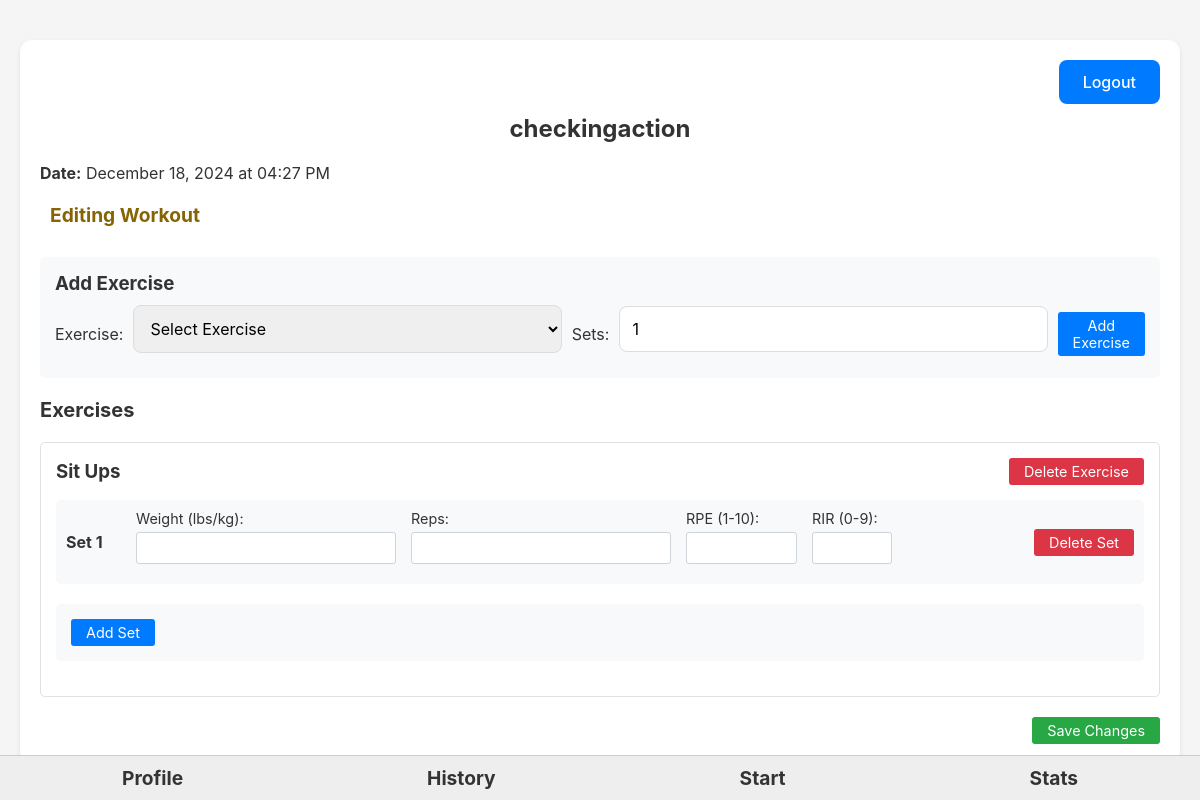
The page /history/edit/26 (signed in) on the database its author committed.
### app.py (models this page shows, shortened)
class Workout(db.Model):
    id = db.Column(db.Integer, primary_key=True)
    user_id = db.Column(db.Integer, db.ForeignKey('user.id'), nullable=False)
    template_id = db.Column(db.Integer, db.ForeignKey('workout_template.id'))
    date = db.Column(db.DateTime, nullable=False, default=cstnow())
    name = db.Column(db.String(100))
    notes = db.Column(db.String(500))
    completed = db.Column(db.Boolean, default=False)
    end_time = db.Column(db.DateTime)  # Add this line
    sets = db.relationship('WorkoutSet', backref='workout', lazy=True)

class Exercise(db.Model):
    id = db.Column(db.Integer, primary_key=True)
    name = db.Column(db.String(100), nullable=False)
    category = db.Column(db.String(50), nullable=False)
    equipment = db.Column(db.String(50))

class WorkoutSet(db.Model):
    id = db.Column(db.Integer, primary_key=True)
    workout_id = db.Column(db.Integer, db.ForeignKey('workout.id'), nullable=False)
    exercise_id = db.Column(db.Integer, db.ForeignKey('exercise.id'), nullable=False)
    weight = db.Column(db.Float)
    reps = db.Column(db.Integer)
    rpe = db.Column(db.Float)
    rir = db.Column(db.Integer)
    notes = db.Column(db.String(200))
    completed = db.Column(db.Boolean, default=False)
    exercise = db.relationship('Exercise', backref='sets')

### app.py (the view, shortened to what this page needs)
@app.route('/history/edit/<int:workout_id>')
@login_required
def edit_history(workout_id):
    workout = Workout.query.get_or_404(workout_id)
    if workout.user_id != current_user.id:
        flash("You don't have access to edit this workout.", 'error')
        return redirect(url_for('history'))
    available_exercises = Exercise.query.order_by(Exercise.category, Exercise.name).all()
    last_performances = {}
    for s in workout.sets:
        if s.exercise_id not in last_performances:
            previous_workout = Workout.query.join(WorkoutSet).filter(
                Workout.user_id == current_user.id,
                Workout.id != workout.id,
                WorkoutSet.exercise_id == s.exercise_id,
                WorkoutSet.completed == True,
                WorkoutSet.weight.isnot(None),
                WorkoutSet.reps.isnot(None)
            ).order_by(Workout.date.desc()).first()
    return render_template('edit_history.html',
                         workout=workout,
                         last_performances=last_performances,
                         available_exercises=available_exercises,
                         is_editing=True)

### app.py (called while the page is built)
@login_manager.user_loader
def load_user(user_id):
    return User.query.get(int(user_id))

### templates/edit_history.html (shortened to what this page needs)
{% extends "base.html" %}
{% block content %}
<div class="container">
    <div class="logout">
        <a href="{{ url_for('logout') }}" class="button">Logout</a>
    </div>
    <h1>{{ workout.name or "Workout" }}</h1>
    <p><strong>Date:</strong> {{ workout.date.strftime('%B %d, %Y at %I:%M %p') }}</p>
    <div class="status-message">
        <h3>Editing Workout</h3>
    </div>
    {% if is_editing %}
    <div class="add-exercise-form">
        <h3>Add Exercise</h3>
        <form action="{{ url_for('add_exercise_to_history', workout_id=workout.id) }}" method="post">
            <label for="exercise_id">Exercise:</label>
            <select name="exercise_id" id="exercise_id" required>
                <option value="">Select Exercise</option>
            </select>
            <label for="sets">Sets:</label>
            <input type="number" name="sets" id="sets" value="1" min="1" max="10" required>
            <button type="submit" class="button">Add Exercise</button>
        </form>
    </div>
    {% endif %}
    <h2>Exercises</h2>
    {% if workout.sets %}
    <form action="{{ url_for('save_history_edit', workout_id=workout.id) }}" method="post" id="workoutForm">
        {% for exercise_name, sets in workout.sets|groupby('exercise.name') %}
        <div class="exercise-container">
            <div class="exercise-header">
                <h3>{{ exercise_name }}</h3>
                {% if is_editing %}
                <form action="{{ url_for('delete_exercise_from_history', workout_id=workout.id, exercise_id=sets[0].exercise_id) }}"
                      method="post"
                      style="display: inline;"
                      onsubmit="return confirm('Are you sure you want to remove this exercise and all its sets?');">
                    <button type="submit" class="button delete-button">Delete Exercise</button>
                </form>
                {% endif %}
            </div>
            <div class="sets-container">
                {% for s in sets %}
                <div class="set-container">
                    <div class="set-row">
                        <div class="set-number">Set {{ loop.index }}</div>
                        <div class="set-inputs" data-set-id="{{ s.id }}">
                            <div class="input-column">
                                <label for="weight_{{ s.id }}">Weight (lbs/kg):</label>
                                <input type="number"
                                       name="sets[{{ s.id }}][weight]"
                                       id="weight_{{ s.id }}"
                                       step="0.5"
                                       min="0"
                                       value="{{ s.weight or '' }}"
                                       onchange="handleInputChange(this)"
                                       data-original-value="{{ s.weight or '' }}">
                            </div>
                            <div class="input-column">
                                <label for="reps_{{ s.id }}">Reps:</label>
                                <input type="number"
                                       name="sets[{{ s.id }}][reps]"
                                       id="reps_{{ s.id }}"
                                       min="0"
                                       value="{{ s.reps or '' }}"
                                       onchange="handleInputChange(this)"
                                       data-original-value="{{ s.reps or '' }}">
                            </div>
                            <div class="input-column">
                                <label for="rpe_{{ s.id }}">RPE (1-10):</label>
                                <input type="number"
                                       name="sets[{{ s.id }}][rpe]"
                                       id="rpe_{{ s.id }}"
                                       step="0.5"
                                       min="1"
                                       max="10"
                                       value="{{ s.rpe or '' }}"
                                       onchange="handleInputChange(this)"
                                       data-original-value="{{ s.rpe or '' }}">
                            </div>
                            <div class="input-column">
                                <label for="rir_{{ s.id }}">RIR (0-9):</label>
                                <input type="number"
                                       name="sets[{{ s.id }}][rir]"
                                       id="rir_{{ s.id }}"
                                       min="0"
                                       max="9"
                                       value="{{ s.rir or '' }}"
                                       onchange="handleInputChange(this)"
                                       data-original-value="{{ s.rir or '' }}">
                            </div>
                        </div>
                        {% if is_editing %}
                        <form action="{{ url_for('delete_set_from_history', set_id=s.id, workout_id=workout.id) }}"
                              method="post"
                              style="display: inline;"
                              onsubmit="return confirm('Are you sure you want to delete this set?');">
                            <button type="submit" class="button delete-button">Delete Set</button>
                        </form>
                        {% endif %}
                    </div>
                </div>
                {% endfor %}
            </div>
            {% if is_editing %}
            <div class="add-set-form">
                <form action="{{ url_for('add_set_to_history_exercise', workout_id=workout.id, exercise_id=sets[0].exercise_id) }}"
                      method="post">
                    <button type="submit" class="button">Add Set</button>
                </form>
            </div>
            {% endif %}
        </div>
        {% endfor %}
        {% if is_editing %}
        <div class="workout-actions">
            <button type="button" class="button save-button" onclick="window.location.href='/history'">Save Changes</button>
        </div>
        {% endif %}
    </form>
    {% else %}
    <p>No sets found for this workout.</p>
    {% endif %}
</div>
{% endblock %}

### static/style.css (style rules this page uses)
:root { --primary-color: #007AFF; --primary-hover-color: #0056b3; --danger-color: #dc3545; --danger-hover-color: #c82333; --success-color: #28a745; --success-hover-color: #218838; --neutral-color: #6c757d; --neutral-hover-color: #5a6268; --border-color: #ddd; --background-color: #f5f5f5; --card-background: white; --font-color: #333; --muted-color: #666; --muted-hover-color:#585353; --very-muted-color: #f0eaea; }
* { box-sizing: border-box; font-family: -apple-system, BlinkMacSystemFont, "Segoe UI", Roboto, Helvetica, Arial, sans-serif; margin: 0; padding: 0; }
body { background-color: var(--background-color); color: var(--font-color); padding: 20px; }
.container { max-width: 1200px; margin: 0 auto; padding: 20px; background-color: var(--card-background); border-radius: 12px; box-shadow: 0 2px 4px rgba(0, 0, 0, 0.1); padding: 20px; margin-bottom: 20px; }
.exercise-container { margin: 20px 0; padding: 15px; border: 1px solid #dee2e6; border-radius: 5px; }
.set-container { margin: 10px 0; padding: 10px; background-color: #f8f9fa; border-radius: 5px; }
h1 { font-size: 24px; color: var(--font-color); margin-bottom: 20px; text-align: center; }
h2 { font-size: 20px; color: var(--font-color); margin-bottom: 10px; }
button, a.button { background-color: var(--primary-color); color: white; border: none; padding: 12px 24px; border-radius: 8px; font-size: 16px; cursor:pointer; align-items: center; text-decoration: none; display: inline-block; transition: background-color 0.3s ease, transform 0.2s ease; }
.finish-button, .save-button, .start-button { background-color: var(--success-color); }
.delete-button, .cancel-button { background-color: var(--danger-color); }
.logout { text-align: right; }
.logout .button { background-color: var(--primary-color); }
a { color: var(--primary-color); text-decoration: none; font-weight: 500; }
input, select, textarea { width: 100%; padding: 12px; margin-bottom: 10px; border: 1px solid var(--border-color); border-radius: 8px; font-size: 16px; }
.add-exercise-form { margin: 20px 0; padding: 15px; background-color: #f8f9fa; border-radius: 5px; }
.input-column { display: flex; flex-direction: column; }
.input-column label { margin-bottom: 5px; font-size: 0.9em; }
.input-column input { padding: 5px; border: 1px solid #ced4da; border-radius: 3px; }
.exercise-header { display: flex; justify-content: space-between; align-items: center; margin-bottom: 15px; }
.set-row { display: flex; align-items: center; gap: 10px; }
.set-number { width: 60px; font-weight: bold; }
.set-inputs { display: flex; gap: 15px; flex-grow: 1; }
.workout-actions { margin-top: 20px; text-align: right; }
.status-message { margin: 10px 0; padding: 10px; border-radius: 5px; }

### templates/edit_history.html (style rules this page uses)
.logout { text-align: right; margin-bottom: 10px; }
.exercise-container { margin: 20px 0; padding: 15px; border: 1px solid #dee2e6; border-radius: 5px; }
.exercise-header { display: flex; justify-content: space-between; align-items: center; margin-bottom: 15px; }
.set-container { margin: 10px 0; padding: 10px; background-color: #f8f9fa; border-radius: 5px; }
.set-row { display: flex; align-items: center; gap: 10px; }
.set-number { width: 60px; font-weight: bold; }
.set-inputs { display: flex; gap: 15px; flex-grow: 1; }
.input-column { display: flex; flex-direction: column; }
.input-column label { margin-bottom: 5px; font-size: 0.9em; }
.input-column input { padding: 5px; border: 1px solid #ced4da; border-radius: 3px; }
.button { padding: 5px 15px; border: none; border-radius: 3px; cursor: pointer; background-color: #007bff; color: white; text-decoration: none; font-size: 0.9em; }
.delete-button { background-color: #dc3545; }
.save-button { background-color: #28a745; }
.add-exercise-form, .add-set-form { margin: 20px 0; padding: 15px; background-color: #f8f9fa; border-radius: 5px; }
.add-exercise-form h3, .add-set-form h3 { margin-bottom: 10px; }
.add-exercise-form form, .add-set-form form { display: flex; align-items: center; gap: 10px; }
.workout-actions { margin-top: 20px; text-align: right; }
.status-message { margin: 10px 0; padding: 10px; border-radius: 5px; }
.status-message h3 { margin: 0; color: #856404; font-size: 1.2em; }

### rows shown on the page
Workout: name "checkingaction", date "December 18, 2024 at 04:27 PM"
Exercise: name "Sit Ups"
